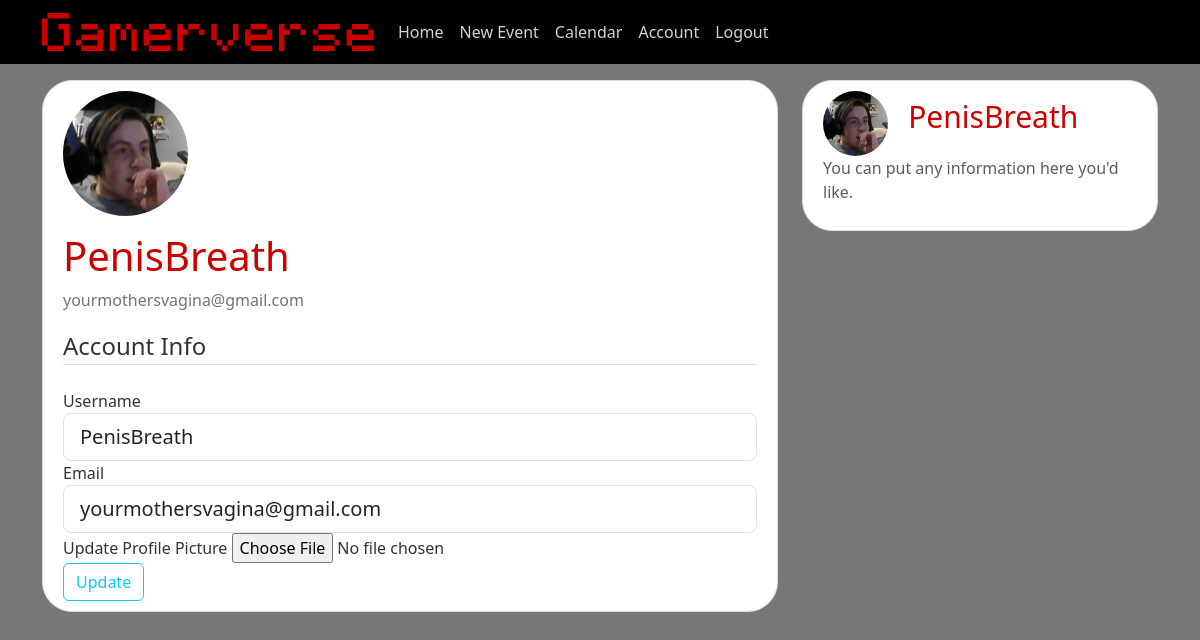
Page /account (signed in) on the committed database.
### gamerverse/models.py (models this page shows, shortened)
class User(db.Model, UserMixin):
    id = db.Column(db.Integer, primary_key=True)
    username = db.Column(db.String(20), unique=True, nullable=False)
    email = db.Column(db.String(120), unique=True, nullable=False)
    image_file = db.Column(db.String(20), nullable=False, default='default.jpg')
    password = db.Column(db.String(60), nullable=False)
    posts = db.relationship('Event', backref='author', lazy=True)

### gamerverse/users/routes.py (the view)
@users.route("/account", methods=['GET', 'POST'])
@login_required
def account():
    form = UpdateAccountForm()
    if form.validate_on_submit():
        if form.picture.data:
            picture_file = save_picture(form.picture.data)
            current_user.image_file = picture_file
        current_user.username = form.username.data
        current_user.email = form.email.data
        db.session.commit()
        flash('Your account has been updated!', 'success')
        return redirect(url_for('users.account'))
    elif request.method == 'GET':
        form.username.data = current_user.username
        form.email.data = current_user.email
    image_file = url_for('static', filename='profile_pics/' + current_user.image_file)
    return render_template('account.html', title='Account',
                           image_file=image_file, form=form)

### gamerverse/users/forms.py (shortened to what this page needs)
class UpdateAccountForm(FlaskForm):
    username = StringField('Username',
                           validators=[DataRequired(), Length(min=2, max=20)])
    email = StringField('Email',
                        validators=[DataRequired(), Email()])
    picture = FileField('Update Profile Picture', validators=[FileAllowed(['jpg', 'png'])])
    submit = SubmitField('Update')

### gamerverse/models.py (called while the page is built)
@login_manager.user_loader
def load_user(user_id):
    return User.query.get(int(user_id))

### gamerverse/templates/account.html (shortened to what this page needs)
{% extends "layout.html" %}
{% block content %}
    <div class="content-section">
      <div class="media">
        <img class="rounded-circle account-img" src="{{ image_file }}">
        <div class="media-body">
          <h2 class="account-heading">{{ current_user.username }}</h2>
          <p class="text-secondary">{{ current_user.email }}</p>
        </div>
      </div>
        <form method="POST" action="" enctype="multipart/form-data">
            <fieldset class="form-group">
                <legend class="border-bottom mb-4">Account Info</legend>
                <div class="form-group">
                    {{ form.username.label(class="form-control-label") }}
                    {% if form.username.errors %}
                        {{ form.username(class="form-control form-control-lg is-invalid") }}
                        <div class="invalid-feedback">
                            {% for error in form.username.errors %}
                                <span>{{ error }}</span>
                            {% endfor %}
                        </div>
                    {% else %}
                        {{ form.username(class="form-control form-control-lg") }}
                    {% endif %}
                </div>
                <div class="form-group">
                    {{ form.email.label(class="form-control-label") }}
                    {% if form.email.errors %}
                        {{ form.email(class="form-control form-control-lg is-invalid") }}
                        <div class="invalid-feedback">
                            {% for error in form.email.errors %}
                                <span>{{ error }}</span>
                            {% endfor %}
                        </div>
                    {% else %}
                        {{ form.email(class="form-control form-control-lg") }}
                    {% endif %}
                </div>
                <div class="form-group">
                    {{ form.picture.label() }}
                    {{ form.picture(class="form-control-file") }}
                </div>
            </fieldset>
            <div class="form-group">
                {{ form.submit(class="btn btn-outline-info") }}
            </div>
        </form>
    </div>
{% endblock content %}

### gamerverse/templates/layout.html (shortened to what this page needs)
<!DOCTYPE html>
<html>
<head>
    <link href="https://cdn.jsdelivr.net/npm/bootstrap@5.3.2/dist/css/bootstrap.min.css" rel="stylesheet">
    <link rel="stylesheet" type="text/css" href="{{ url_for('static', filename='main.css') }}">
</head>
<body class="background-gray">
    <header class="site-header">
      <nav class="navbar navbar-expand-lg fixed-top bg-dark bg-black">
        <div class="container">
          <a class="navbar-brand mr-4 gamer-green" href="/"><img src="{{ url_for('static', filename='logo.png') }}" height="38"></a>
          <div class="collapse navbar-collapse" id="navbarToggle">
            <div class="navbar-nav mr-auto">
              <a class="nav-item nav-link" href="{{ url_for('main.home') }}">Home</a>
            </div>
            <div class="navbar-nav">
              {% if current_user.is_authenticated %}
                <a class="nav-item nav-link" href="{{ url_for('posts.new_post') }}">New Event</a>
                <a class="nav-item nav-link" href="{{ url_for('main.calendar') }}">Calendar</a>
                <a class="nav-item nav-link" href="{{ url_for('users.account') }}">Account</a>
                <a class="nav-item nav-link" href="{{ url_for('users.logout') }}">Logout</a>
              {% else %}
                <a class="nav-item nav-link" href="{{ url_for('users.login') }}">Login</a>
                <a class="nav-item nav-link" href="{{ url_for('users.register') }}">Register</a>
              {% endif %}
            </div>
          </div>
        </div>
      </nav>
    </header>
    <main role="main" class="container">
      <div class="row">
        <div class="col-md-8">
          {% block content %}{% endblock %}
        </div>
        <div class="col-md-4">
          <div class="content-section">
            {% if current_user.is_authenticated %}
              <img class="rounded-circle article-img" src="{{ url_for('static', filename='profile_pics/' + current_user.image_file) }}">
              <a class="mr-2 main-username" href="{{ url_for('users.account') }}">{{ current_user.username }}</a>
              <p class='text-muted'>You can put any information here you'd like.
            {% endif %}
            </p>
          </div>
        </div>
      </div>
    </main>
</body>
</html>

### gamerverse/static/main.css (style rules this page uses)
body { background: #fafafa; color: #333333; margin-top: 5rem; }
h1, h2, h3, h4, h5, h6 { color: #cc0000; }
.site-header .navbar-nav .nav-link { color: #cbd5db; }
.content-section { background: #ffffff; padding: 10px 20px; border: 1px solid #dddddd; border-radius: 30px; margin-bottom: 20px; }
.article-img { height: 65px; width: 65px; margin-right: 16px; }
.account-img { height: 125px; width: 125px; margin-right: 20px; margin-bottom: 16px; }
.account-heading { font-size: 2.5rem; }
.main-username { font-size: 30px; text-decoration-line: none; color: #cc0000; }
.gamer-green { color: #527d02; }
.background-gray { background: #777777; }
.bg-black { background: #000000; }

### rows in the picture
User: username "PenisBreath", email "yourmothersvagina@gmail.com", image_file (picture)
